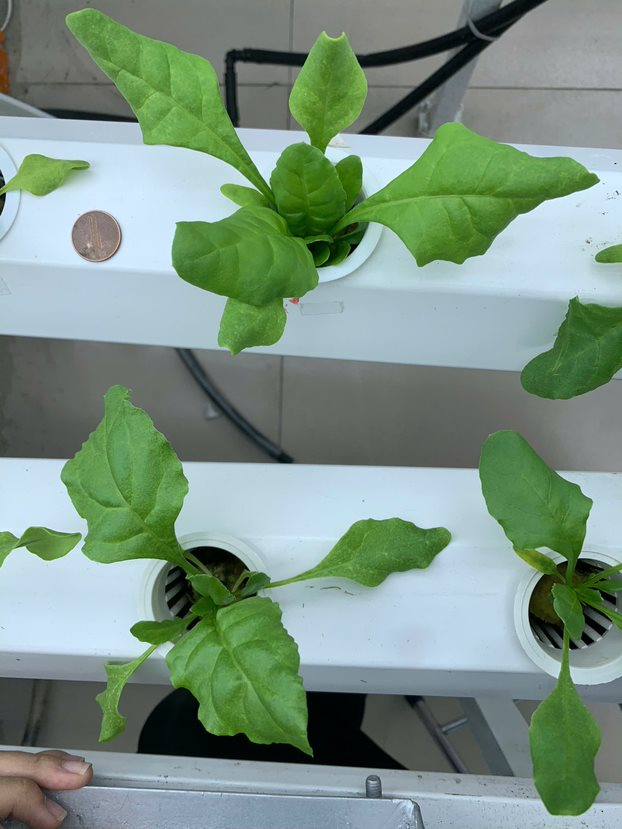
#> input picture im1.jpg, 622 x 829 px
$ jupyter execute only_im_processing.ipynb
#> lines starting #> are read from the running program, lines starting #| are printed output that depends on the picture; after the words box and inside, x2 and y2 are one past the last pixel; in counts of white or black regions, pixels touching at a corner belong together; long printed decimals are rounded
[cell 1]
import cv2
import numpy as np
import matplotlib.pyplot as plt
from typing import Dict, List, Tuple, Set, Optional

[cell 2]
def show_image(image, label=''):
    if len(image.shape) > 2:
        image = image[..., ::-1]
    plt.imshow(image, label=label)
    plt.axis('off')
def show_images(images, labels, plot_size=(2, 2), figsize=(16, 16)):
    r, c = plot_size[0], plot_size[1]
    plt.figure(figsize=figsize)

    for i in range(len(images)):
        plt.subplot(r, c, i + 1)
        show_image(images[i], label=labels[i])

    for i in range(len(images), r * c):
        plt.subplot(r, c, i)
        plt.axis('off')

    plt.tight_layout()
    plt.show()

[cell 3]
# Cấu hình mặc định
CONFIG = {
    "green_bgr": [0, 255, 0],
    "coin_diameter_mm": 21.25,
    "hue_range_lower": 40,
    "hue_range_upper": 20,
    "saturation_threshold": 85,
    "value_threshold": 85,
    "min_radius_coin": 10,
    "max_radius_coin": 60,
    "min_distance_circles": 50,
    "canny_lower": 50,
    "canny_upper": 150,
    "hough_param1": 50,
    "hough_param2": 30,
    "blur_kernel_size": (5, 5),
    "blur_sigma": 1,
    "median_blur_ksize": 7,
    "min_contour_area": 2000,
}

def get_color_thresholds(color_bgr: List[int], config: Dict) -> Tuple[np.ndarray, np.ndarray]:
    """
    Chuyển đổi màu BGR sang HSV và xác định ngưỡng màu.

    Args:
        color_bgr: Màu ở định dạng BGR (Blue, Green, Red).
        config: Dictionary chứa các tham số cấu hình.

    Returns:
        Tuple containing lower and upper thresholds in HSV space.
    """
    color_array = np.uint8([[color_bgr]])
    hsv_color = cv2.cvtColor(color_array, cv2.COLOR_BGR2HSV)
    hue = hsv_color[0][0][0]

    lower = (
        hue - config["hue_range_lower"],
        config["saturation_threshold"],
        config["value_threshold"]
    )
    upper = (hue + config["hue_range_upper"], 255, 255)

    return (np.array(lower, dtype=np.uint8), np.array(upper, dtype=np.uint8))

def create_mask(hsv_image: np.ndarray, color_bgr: List[int], config: Dict) -> np.ndarray:
    """
    Tạo mask nhị phân dựa trên ngưỡng màu.

    Args:
        hsv_image: Ảnh trong không gian màu HSV.
        color_bgr: Màu cần phân đoạn (định dạng BGR).
        config: Dictionary chứa các tham số cấu hình.

    Returns:
        Binary mask of the segmented region.
    """
    lower, upper = get_color_thresholds(color_bgr, config)
    mask = cv2.inRange(hsv_image, lower, upper)
    return cv2.medianBlur(mask, config["median_blur_ksize"])

def find_contours(mask: np.ndarray) -> Tuple[List[np.ndarray], np.ndarray]:
    """
    Tìm contours và hierarchy từ mask nhị phân.

    Args:
        mask: Mask nhị phân.

    Returns:
        Tuple of contours and hierarchy.
    """
    contours, hierarchy = cv2.findContours(
        mask, cv2.RETR_TREE, cv2.CHAIN_APPROX_SIMPLE
    )
    return contours, hierarchy

def detect_circles(image: np.ndarray, config: Dict) -> Tuple[Optional[np.ndarray], np.ndarray, np.ndarray]:
    """
    Phát hiện các vòng tròn trong ảnh bằng HoughCircles.

    Args:
        image: Ảnh gốc ở định dạng BGR.
        config: Dictionary chứa các tham số cấu hình.

    Returns:
        Tuple of detected circles, grayscale image, and edge image.
    """
    gray = cv2.cvtColor(image, cv2.COLOR_BGR2GRAY)
    gray = cv2.equalizeHist(gray)
    gray = cv2.GaussianBlur(gray, config["blur_kernel_size"], config["blur_sigma"])
    edges = cv2.Canny(gray, config["canny_lower"], config["canny_upper"])

    circles = cv2.HoughCircles(
        edges, cv2.HOUGH_GRADIENT, dp=1, minDist=config["min_distance_circles"],
        param1=config["hough_param1"], param2=config["hough_param2"],
        minRadius=config["min_radius_coin"], maxRadius=config["max_radius_coin"]
    )
    return circles, gray, edges

def process_circles(circles: np.ndarray, result_image: np.ndarray) -> Tuple[np.ndarray, float]:
    """
    Xử lý các vòng tròn: vẽ tất cả vòng tròn và chọn vòng tròn đầu tiên làm đồng xu.

    Args:
        circles: Mảng các vòng tròn được phát hiện.
        result_image: Ảnh để vẽ các vòng tròn.

    Returns:
        Tuple of selected coin (circle) and scale factor (mm/pixel).
    """
    circles = np.uint16(np.around(circles))
    for coin in circles[0]:
        cv2.circle(result_image, (coin[0], coin[1]), coin[2], (255, 0, 0), 4)

    coin = circles[0][0]
    coin_diameter_px = coin[2] * 2
    scale = CONFIG["coin_diameter_mm"] / coin_diameter_px
    return coin, scale

def calculate_contour_area(contours: List[np.ndarray], hierarchy: np.ndarray,
                         idx: int, processed: Set[int]) -> float:
    """
    Tính diện tích thực tế của một contour (ngoài trừ trong).

    Args:
        contours: Danh sách contours.
        hierarchy: Hierarchy của contours.
        idx: Chỉ số của contour cần tính.
        processed: Tập hợp các contour đã xử lý.

    Returns:
        Diện tích thực tế (pixel).
    """
    outer_area = cv2.contourArea(contours[idx])
    inner_area = 0
    child_idx = hierarchy[0][idx][2]

    while child_idx != -1:
        inner_area += cv2.contourArea(contours[child_idx])
        processed.add(child_idx)
        child_idx = hierarchy[0][child_idx][0]

    return outer_area - inner_area

def draw_valid_contours(mask: np.ndarray, contours: List[np.ndarray],
                       idx: int, hierarchy: np.ndarray) -> None:
    """
    Vẽ contour hợp lệ lên mask, trừ đi các vùng bên trong.

    Args:
        mask: Mask để vẽ contours.
        contours: Danh sách contours.
        idx: Chỉ số contour cần vẽ.
        hierarchy: Hierarchy của contours.
    """
    cv2.drawContours(mask, [contours[idx]], -1, 255, -1)
    child_idx = hierarchy[0][idx][2]
    while child_idx != -1:
        cv2.drawContours(mask, [contours[child_idx]], -1, 0, -1)
        child_idx = hierarchy[0][child_idx][0]

def compute_area(image_path: str, config: Dict = CONFIG, min_area: int = None) -> Dict[str, np.ndarray]:
    """
    Tính diện tích lá dựa trên ảnh và đồng xu làm tham chiếu.

    Args:
        image_path: Đường dẫn đến file ảnh.
        config: Dictionary chứa các tham số cấu hình. Mặc định là CONFIG.
        min_area: Diện tích tối thiểu của contour. Mặc định lấy từ config.

    Returns:
        Dictionary chứa các ảnh và thông tin liên quan.
    """
    if min_area is None:
        min_area = config["min_contour_area"]

    # Đọc và kiểm tra ảnh
    image = cv2.imread(image_path)
    if image is None:
        raise ValueError(f"Không thể đọc ảnh từ đường dẫn: {image_path}")

    hsv = cv2.cvtColor(image, cv2.COLOR_BGR2HSV)
    result = image.copy()

    # Phân vùng lá và tìm contours
    leaf_mask = create_mask(hsv, config["green_bgr"], config)
    contours, hierarchy = find_contours(leaf_mask)
    if not contours:
        raise ValueError("Không tìm thấy contour nào trong ảnh.")

    # Phát hiện đồng xu
    circles, gray, edges = detect_circles(image, config)
    final_mask = np.zeros_like(leaf_mask)

    if circles is None:
        print("Không phát hiện được đồng xu.")
        return [image, hsv, gray, edges, result, final_mask], ['Original', 'HSV', 'Gray', 'Edges', 'Result', 'Mask']

    # Xử lý đồng xu
    coin, scale = process_circles(circles, result)

    # Tính diện tích lá
    total_area_px = 0
    total_area_mm2 = 0
    processed = set()
    valid_contours = []

    for i in range(len(contours)):
        if i in processed or hierarchy[0][i][3] != -1:
            continue

        true_area_px = calculate_contour_area(contours, hierarchy, i, processed)
        if true_area_px <= 0 or true_area_px < min_area:
            continue
        total_area_px += true_area_px

        true_area_mm2 = true_area_px * (scale ** 2)
        total_area_mm2 += true_area_mm2
        valid_contours.append(contours[i])
        draw_valid_contours(final_mask, contours, i, hierarchy)

    # Vẽ kết quả
    cv2.drawContours(result, valid_contours, -1, (0, 0, 255), 2)
    cv2.circle(result, (coin[0], coin[1]), coin[2], (0, 255, 255), -1)
    print(f'Total area in px = {total_area_px}')
    print(f'Total area in mm2 = {total_area_mm2}')

    return [image, hsv, gray, edges, result, final_mask], ['Original', 'HSV', 'Gray', 'Edges', 'Result', 'Mask']

[cell 4]
image_path = 'im1.jpg'
images, labels = compute_area(image_path)
#> in compute_area, image is the input picture: shape (829, 622, 3); mean B, G, R 131, 146.5, 123.1
#> in find_contours, `contours, hierarchy = cv2.findContours( mask, cv2.RETR_TREE, cv2.CHAIN..`: contours = 20 contours, 2 with area under 20; largest, box (x1, y1, x2, y2) and area: (67, 10, 597, 355) 54852, (97, 565, 312, 754) 18355, (62, 387, 187, 563) 14187, (480, 431, 592, 574) 9408, (529, 584, 601, 816) 8398
#> in detect_circles, `circles = cv2.HoughCircles( edges, cv2.HOUGH_GRADIENT, dp=1, minDist=c..`: circles = [[96.5, 235.5, 26.7], [584.5, 612.5, 56.1], [333.5, 98.5, 43.8], [269.5, 96.5, 33.8], [267.5, 660.5, 32.7], [224.5, 705.5, 29.3], [137.5, 696.5, 39.1]]
#> in process_circles, `circles = np.uint16(np.around(circles))`: circles = [[96, 236, 27], [584, 612, 56], [334, 98, 44], [270, 96, 34], [268, 660, 33], [224, 706, 29], [138, 696, 39]]
#> the loop in process_circles, `for coin in circles[0]:` made 7 passes
#> in process_circles, `coin = circles[0][0]`: coin = [96, 236, 27]
#> in process_circles, `coin_diameter_px = coin[2] * 2`: coin_diameter_px = 54
#> in process_circles, `scale = CONFIG["coin_diameter_mm"] / coin_diameter_px`: scale = 0.394
#> in compute_area, `coin, scale = process_circles(circles, result)`: coin = [96, 236, 27]; scale = 0.394
#> the loop in compute_area, `for i in range(len(contours)):` made 20 passes
#> (outer_area in calculate_contour_area, true_area_px) on passes 1, 4, 5, 9, 10, 15, 16, 17: (222.5, 222.5), (114, 114), (47.5, 47.5), (112, 112), (1570.5, 1570.5), (43, 43), (313, 313), (1813, 1813)
#> after the loop in compute_area, `for i in range(len(contours)):`:
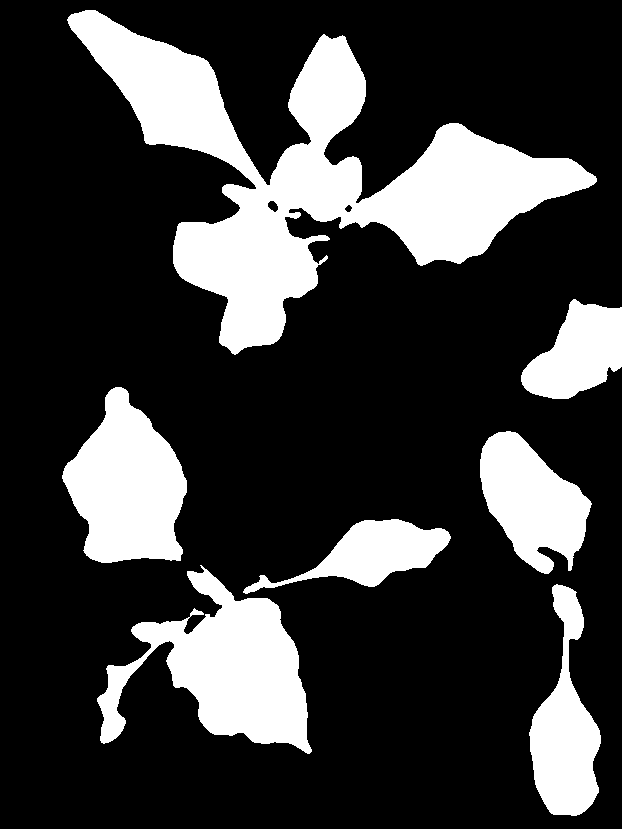
#> final_mask: shape (829, 622); 23.2% white; 7 white regions
#> after the loop in compute_area, `for i in range(len(contours)):`: total_area_mm2 = 18144.7; total_area_px = 117170.5; valid_contours = 7 contours; box (x1, y1, x2, y2) and area: (67, 10, 597, 355) 54852, (97, 565, 312, 754) 18355, (62, 387, 187, 563) 14187, (480, 431, 592, 574) 9408, (529, 584, 601, 816) 8398, (521, 299, 622, 399) 6277, (243, 519, 451, 594) 5966
#> in compute_area, `cv2.circle(result, (coin[0], coin[1]), coin[2], (0, 255, 255), -1)`:
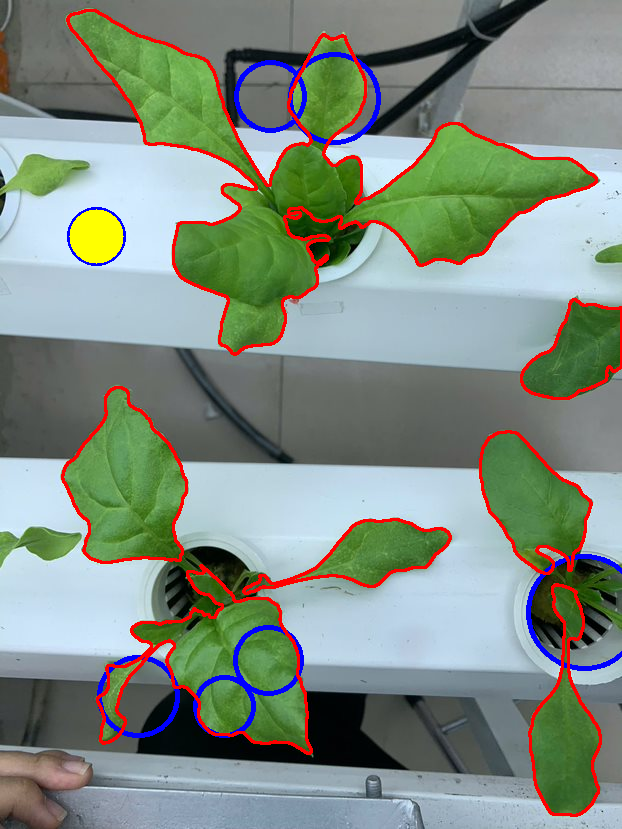
#> result: shape (829, 622, 3); mean B, G, R 129.3, 140.6, 128.4
#| Total area in px = 117170.5
#| Total area in mm2 = 18144.652
#> images = 6 items; labels = ['Original', 'HSV', 'Gray', 'Edges', 'Result', 'Mask']
# compute_area(image_path)
show_images(images[-2:], labels[-2:], plot_size=(1, 2), figsize=(8, 14))
#> the loop in show_images, `for i in range(len(images)):` made 2 passes

[cell 5]
image_path = 'im2.jpg'
images, labels = compute_area(image_path)
#> call 2 of compute_area, with image_path = 'im2.jpg'
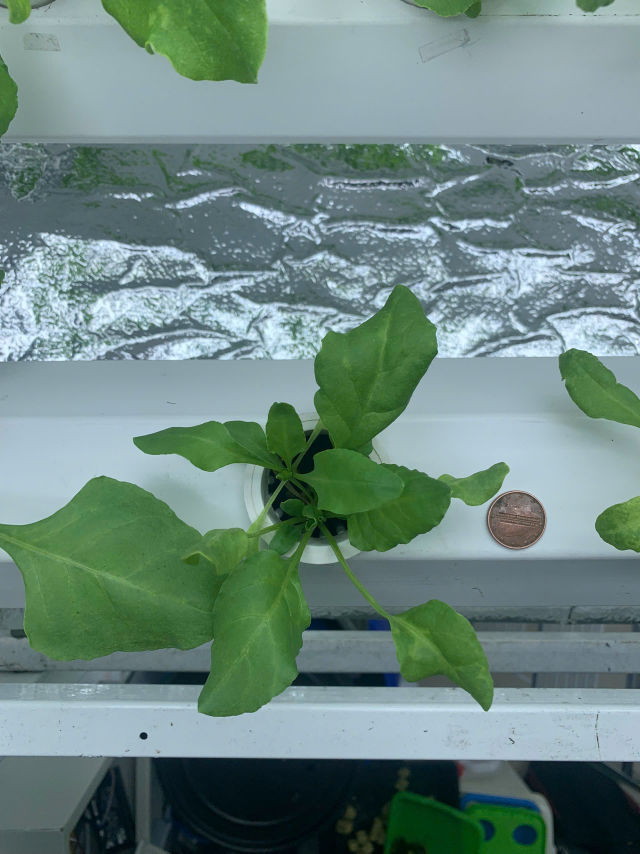
#> input picture im2.jpg, 1920 x 2560 px (shown at 1/3 size)
#> in compute_area, image is the input picture: shape (2560, 1920, 3); mean B, G, R 128.4, 135.3, 108.6
#> in find_contours (call 2), `contours, hierarchy = cv2.findContours( mask, cv2.RETR_TREE, cv2.CHAIN..`: contours = 160 contours, 58 with area under 20; largest, box (x1, y1, x2, y2) and area: (0, 1428, 933, 2150) 402572, (890, 854, 1528, 1656) 212378, (304, 0, 803, 250) 89370, (988, 1625, 1480, 2132) 63104, (400, 1207, 919, 1415) 52666
#> in detect_circles (call 2), `circles = cv2.HoughCircles( edges, cv2.HOUGH_GRADIENT, dp=1, minDist=c..`: circles = 126 rows, first 8: [1572.5, 1533.5, 56.1], [219.5, 816.5, 58.3], [1543.5, 1593.5, 58.3], [207.5, 764.5, 59.4], [412.5, 808.5, 58.3], [159.5, 1006.5, 58.3], [109.5, 808.5, 58.3], [77.5, 523.5, 59.4]
#> in process_circles (call 2), `circles = np.uint16(np.around(circles))`: circles = 126 rows, first 8: [1572, 1534, 56], [220, 816, 58], [1544, 1594, 58], [208, 764, 59], [412, 808, 58], [160, 1006, 58], [110, 808, 58], [78, 524, 59]
#> the loop in process_circles (call 2), `for coin in circles[0]:` made 126 passes
#> after the loop in process_circles (call 2), `for coin in circles[0]:`:
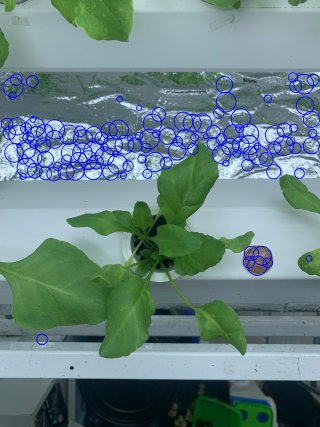
#> result_image: shape (2560, 1920, 3) (shown at 1/6 size); mean B, G, R 131.2, 130.6, 104.6
#> in process_circles (call 2), `coin = circles[0][0]`: coin = [1572, 1534, 56]
#> in process_circles (call 2), `coin_diameter_px = coin[2] * 2`: coin_diameter_px = 112
#> in process_circles (call 2), `scale = CONFIG["coin_diameter_mm"] / coin_diameter_px`: scale = 0.19
#> in compute_area (call 2), `coin, scale = process_circles(circles, result)`: coin = [1572, 1534, 56]; scale = 0.19
#> the loop in compute_area (call 2), `for i in range(len(contours)):` made 160 passes
#> (outer_area in calculate_contour_area, true_area_px) on passes 1, 3, 10: (162.5, 162.5), (33, 33), (240.5, 240.5)
#> after the loop in compute_area (call 2), `for i in range(len(contours)):`:
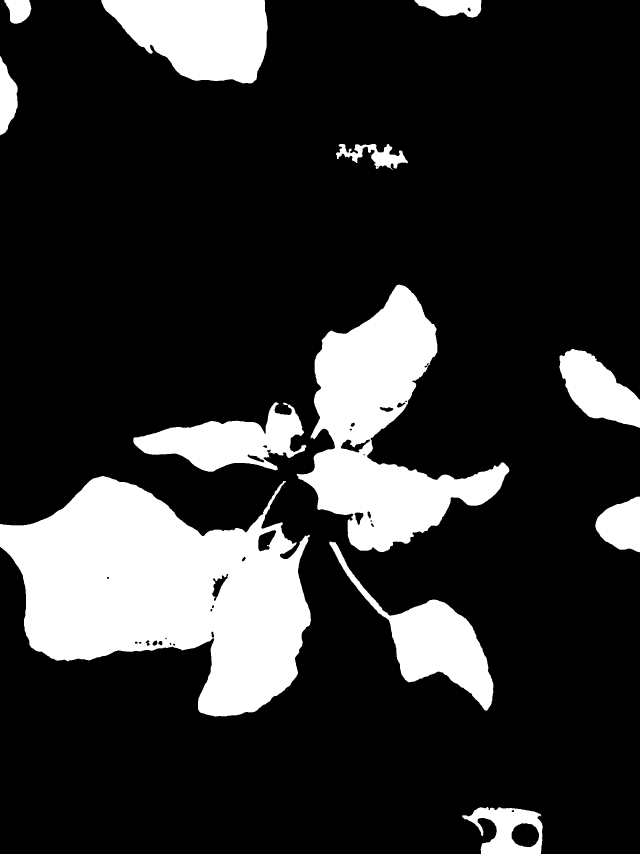
#> final_mask: shape (2560, 1920) (shown at 1/3 size); 18.5% white; 12 white regions
#> after the loop in compute_area (call 2), `for i in range(len(contours)):`: total_area_mm2 = 32583.1; total_area_px = 905129.5; valid_contours = 12 contours; largest, box (x1, y1, x2, y2) and area: (0, 1428, 933, 2150) 402572, (890, 854, 1528, 1656) 212378, (304, 0, 803, 250) 89370, (988, 1625, 1480, 2132) 63104, (400, 1207, 919, 1415) 52666
#| Total area in px = 905129.5
#| Total area in mm2 = 32583.111
# compute_area(image_path)
show_images(images[-2:], labels[-2:], plot_size=(1, 2), figsize=(8, 14))
#> the loop in show_images (call 2), `for i in range(len(images)):` made 2 passes

[cell 6]
image_path = 'im3.jpg'
images, labels = compute_area(image_path)
#> call 3 of compute_area, with image_path = 'im3.jpg'
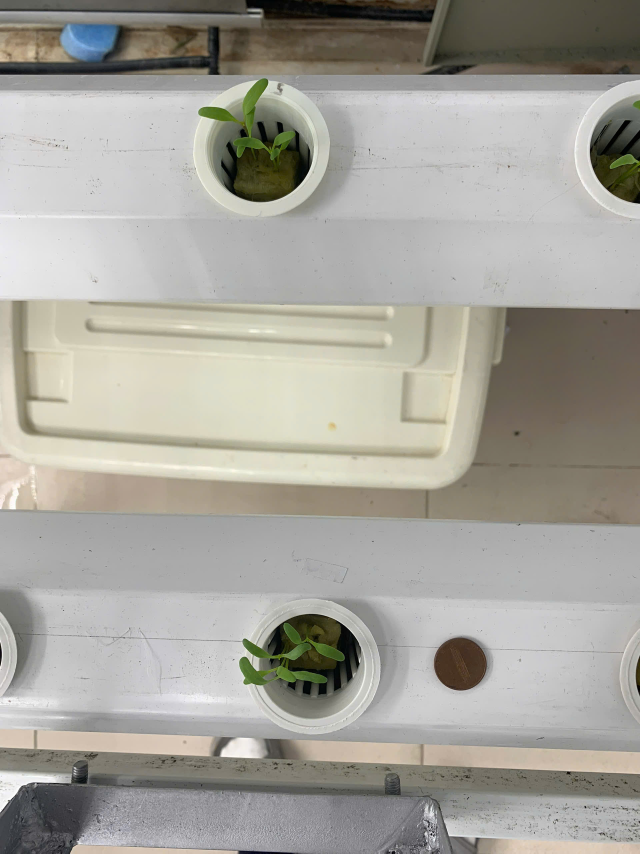
#> input picture im3.jpg, 1920 x 2560 px (shown at 1/3 size)
#> in compute_area, image is the input picture: shape (2560, 1920, 3); mean B, G, R 156.1, 163.8, 165.9
#> in find_contours (call 3), `contours, hierarchy = cv2.findContours( mask, cv2.RETR_TREE, cv2.CHAIN..`: contours = 25 contours, 10 with area under 20; largest, box (x1, y1, x2, y2) and area: (596, 236, 885, 480) 14848, (719, 1972, 978, 2056) 9062, (730, 1869, 1024, 1983) 7970, (1829, 464, 1920, 508) 1838, (789, 2012, 833, 2044) 756
#> in detect_circles (call 3), `circles = cv2.HoughCircles( edges, cv2.HOUGH_GRADIENT, dp=1, minDist=c..`: circles = 28 rows, first 8: [340.5, 2487.5, 49.4], [1858.5, 2468.5, 56.1], [636.5, 2508.5, 42.8], [456.5, 2479.5, 58.3], [553.5, 2501.5, 42.9], [400.5, 2496.5, 42.9], [1747.5, 2470.5, 52.8], [752.5, 2445.5, 58.3]
#> in process_circles (call 3), `circles = np.uint16(np.around(circles))`: circles = 28 rows, first 8: [340, 2488, 49], [1858, 2468, 56], [636, 2508, 43], [456, 2480, 58], [554, 2502, 43], [400, 2496, 43], [1748, 2470, 53], [752, 2446, 58]
#> in compute_area (call 3), `coin, scale = process_circles(circles, result)`: coin = [340, 2488, 49]; scale = 0.217
#> the loop in compute_area (call 3), `for i in range(len(contours)):` made 25 passes
#> (outer_area in calculate_contour_area, true_area_px) on passes 3, 4, 7, 8, 9, 10, 14, 15: (107.5, 107.5), (47.5, 47.5), (82, 82), (27.5, 27.5), (1838.5, 1838.5), (359.5, 359.5), (30, 30), (33, 33)
#> after the loop in compute_area (call 3), `for i in range(len(contours)):`:
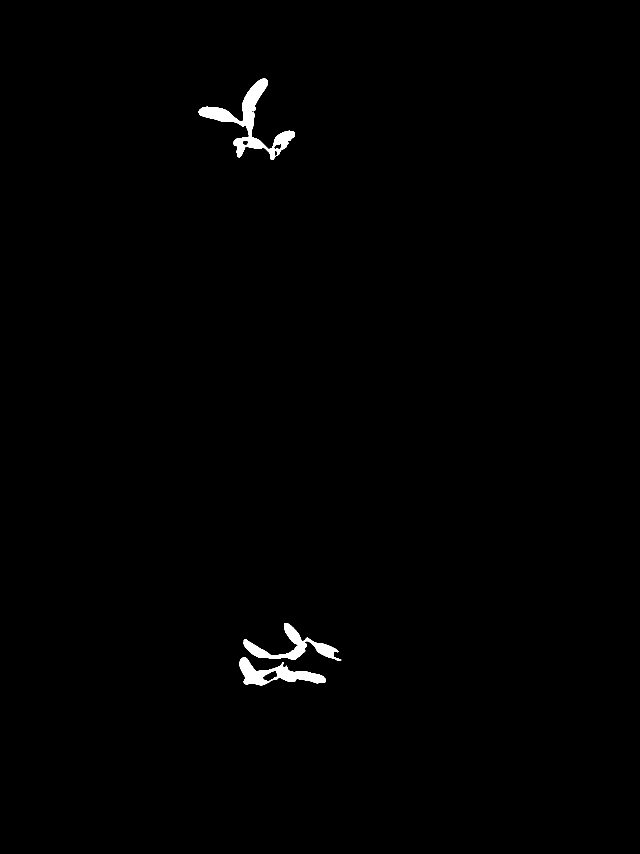
#> final_mask: shape (2560, 1920) (shown at 1/3 size); 0.65% white; 3 white regions
#> after the loop in compute_area (call 3), `for i in range(len(contours)):`: total_area_mm2 = 1445.2; total_area_px = 30737; valid_contours = 3 contours; box (x1, y1, x2, y2) and area: (596, 236, 885, 480) 14848, (719, 1972, 978, 2056) 9062, (730, 1869, 1024, 1983) 7970
#| Total area in px = 30737.0
#| Total area in mm2 = 1445.197
# compute_area(image_path)
show_images(images[-2:], labels[-2:], plot_size=(1, 2), figsize=(8, 14))
#> the loop in show_images (call 3), `for i in range(len(images)):` made 2 passes
#> pass 1, in show_image (call 5), `image = image[..., ::-1]`:
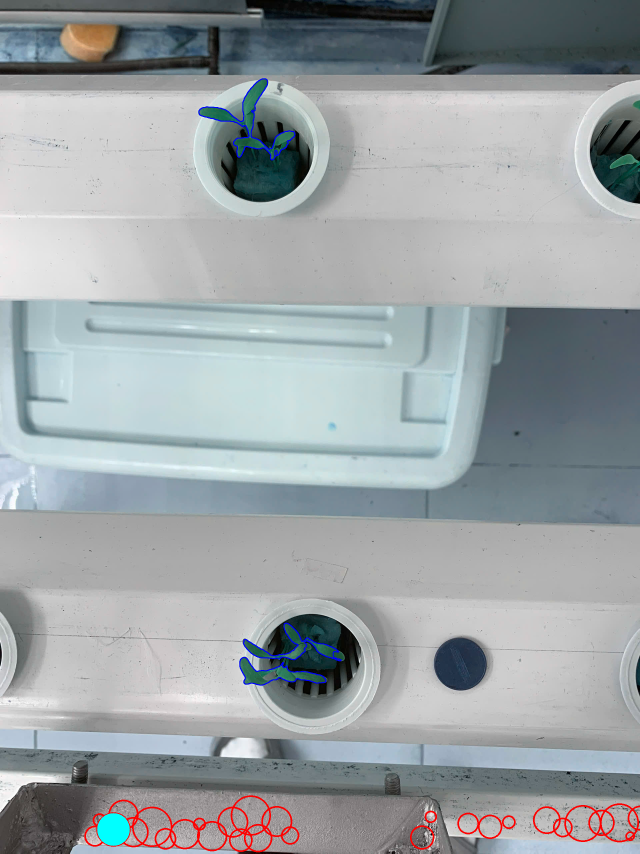
#> image: shape (2560, 1920, 3) (shown at 1/3 size); mean of channels 0, 1, 2 165.5, 162.8, 156.2; drawn as B, G, R
